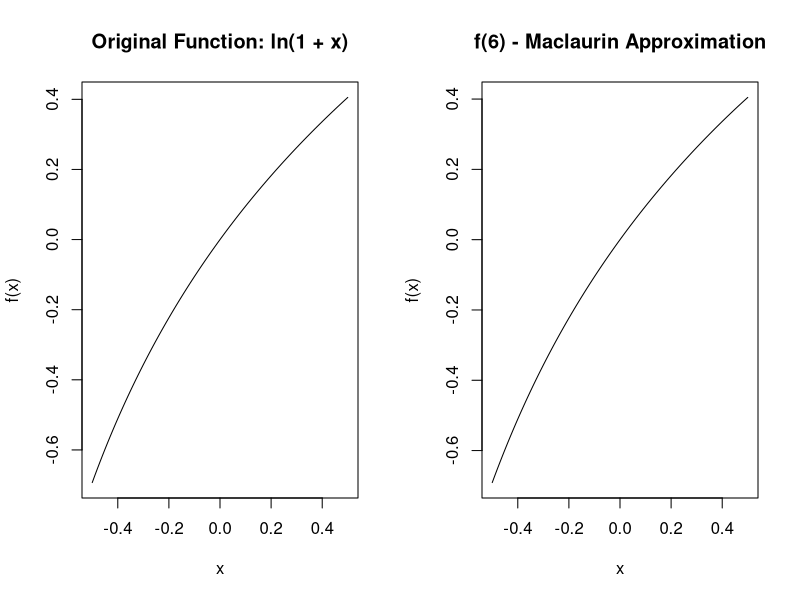

Here is the R script that generated this plot:
# Function of Maclaurin series
maclaurin_ln <- function(x, n_terms) {
  sum <- 0
  for (n in 1:n_terms) {
    term <- ((-1)^(n + 1) * x^n) / n
    sum <- sum + term
  }
  return(sum)
}

# Function for absolute and relative errors
compute_errors <- function(x, n_terms) {
  # log() is a natural logarithm (ln), log10() is a base 10 logarithm
  true_value <- log(1 + x)
  absolute <- numeric(n_terms)
  relative <- numeric(n_terms)
  
  for (n in 1:n_terms) {
    approx_value <- maclaurin_ln(x, n)
    # ABS = |TrueValue - EstimatedValue|
    absolute[n] <- abs(true_value - approx_value)
    
    # REL = ABS / TrueValue * 100
    relative[n] <- abs(true_value - approx_value) / abs(true_value) * 100
  }
  
  return(data.frame(n = 1:n_terms, Absolute_Error = absolute, Relative_Error = relative))
}

# Plotting the original function
plot_original_function <- function() {
  x_vals <- seq(-0.5, 0.5, by = 0.01)
  y_true <- log(1 + x_vals)
  
  plot(x_vals, y_true, type = "l", ylab = "f(x)", xlab = "x",
       main = "Original Function: ln(1 + x)")
}

# Plotting the Maclaurin series approximationA
plot_approximation <- function() {
  x_vals <- seq(-0.5, 0.5, by = 0.01)
  y_approx <- sapply(x_vals, function(x) maclaurin_ln(x, 6))
  
  plot(x_vals, y_approx, type="l", ylab = "f(x)", xlab = "x",
       main = "f(6) - Maclaurin Approximation")
}

# Plot both the original function and the approximation side by side
plot_side_by_side <- function() {
  par(mfrow = c(1, 2))  # Set the plotting area to have 1 row and 2 columns
  plot_original_function()
  plot_approximation()
}

# Main script
main <- function() {
  x <- as.numeric(readline(prompt = "Enter the value of x: "))
  n_terms <- 10
  
  # Compute errors
  errors <- compute_errors(x, n_terms)
  print(errors)
  plot_side_by_side()
}

# Run the main script
main()
